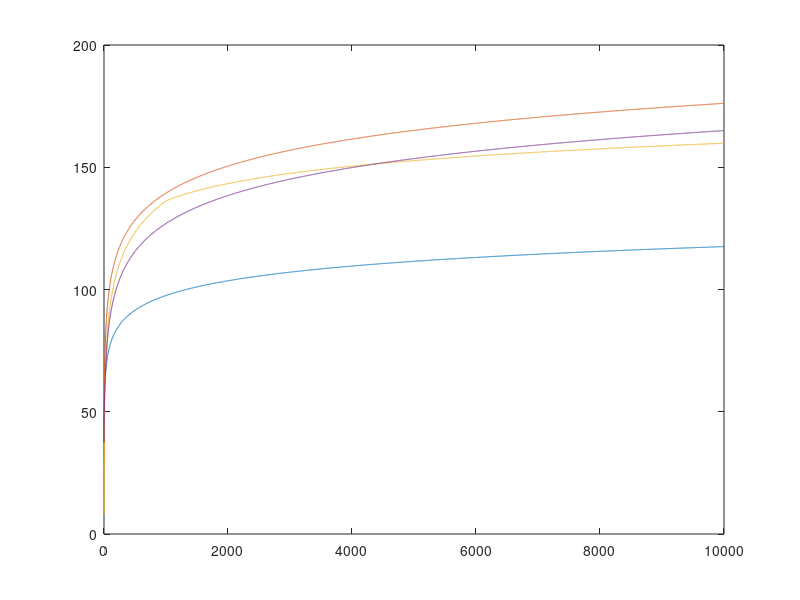

MATLAB code to generate this figure: (Note: this script raises an error after producing the figure.)
P_BS = 46;
P_UE = 24;
sectors_count = 3;

G_BS = 21;
Penetration_loss = 15;
Interfirence_margin = 1;

freq_range = 1.8;  % ГГц
BW_UL = 10e6;
BW_DL = 20e6;

noice_figure_BS = 2.4;
noice_figure_UE = 6;

req_SNIR_DL = 2;
req_SNIR_UL = 4;

mimo_cout = 2;
mimo_gain = 10 * log10(mimo_cout);

Area_S = 100;
Buisnes_Area_S = 4;

Thermal_Noise_UE = -174 + 10 * log10(BW_DL);
Thermal_Noise_BS = -174 + 10 * log10(BW_UL);

RX_sens_BS = Thermal_Noise_BS + noice_figure_BS + req_SNIR_UL;
RX_sens_UE = Thermal_Noise_UE + noice_figure_UE + req_SNIR_DL;

Feeder_loss = 2.9;

% Расчет бюджетов каналов MAPL
MAPL_DL = P_BS - Feeder_loss + G_BS + mimo_gain - Interfirence_margin - Penetration_loss - RX_sens_UE;
MAPL_UL = P_UE - Feeder_loss + G_BS + mimo_gain - Interfirence_margin - Penetration_loss - RX_sens_BS;

fprintf("Thermal_Noise_BS = %f \t Thermal_Noise_UE = %f\n", Thermal_Noise_BS, Thermal_Noise_UE);
fprintf("RX_sens_BS = %f \t RX_sens_UE = %f\n", RX_sens_BS, RX_sens_UE);
fprintf("MAPL_DL = %f \t MAPL_UL = %f\n", MAPL_DL, MAPL_UL);

%% Модели потерь радиосигнала
distance = linspace(1, 10000, 10000);
figure('Name', 'Сравнение моделей');
% FSPM
lambda = 3e8 / (freq_range * 1e9);
PL_FSPM = @(d) 20 * log10((4 * pi * d) / lambda);
FSPM = PL_FSPM(distance);
plot(distance, FSPM);
hold on;

% UMiNLOS
PL_UMiNLOS = @(d) 26 * log10(freq_range) + 22.7 + 36.7 * log10(d);
UM = PL_UMiNLOS(distance);
plot(distance, UM);
hold on;

% COST 231 Hata
freq_MHz = 1800;
hBS = 30;
hms = 1.5;
d_km = distance / 1000;

A = 46.3;
B = 33.9;
a_hms = 3.2 * (log10(11.75 * hms))^2 - 4.97;

s_ge1 = 44.9 - 6.55 * log10(freq_MHz);
s_lt1 = (47.88 + 13.9 * log10(freq_MHz) - 13.9 * log10(hBS)) / log10(50);
s = zeros(size(d_km));
s(d_km >= 1) = s_ge1;
s(d_km < 1)  = s_lt1;

L_clutter = 0;

PL_Hata = A + B * log10(freq_MHz) - 13.82 * log10(hBS) - a_hms + s .* log10(d_km) + L_clutter;
plot(distance, PL_Hata);
hold on;

% 4. Walfish-Ikegami
h = 15; % Высота зданий
w = 20; % Ширина улиц
b = 40; % Расстояние между зданиями
varphi = 60; % Угол между направлением распространения сигнала и улицей

L0 = 32.44 + 20 * log10(freq_MHz) + 20 * log10(d_km);

L2 = -16.9 - 10 * log10(w) + 10 * log10(freq_MHz) + 20 * log10(h - hms);
if varphi >= 0 && varphi < 35
    L2 = L2 - 10 + 0.354 * varphi;
elseif varphi >= 35 && varphi < 55
    L2 = L2 + 2.5 + 0.075 * varphi;
elseif varphi >= 55 && varphi <= 90
    L2 = L2 + 4.0 - 0.114 * varphi;
end

if hBS > h
    ka = 54;
    kd = 18;
    L11 = -18 * log10(1 + hBS - h);
else
    L11 = 0;
    ka = zeros(size(d_km));
    ka(d_km > 0.5)  = 54 - 0.8 * (hBS - h);
    ka(d_km <= 0.5) = 54 - 0.8 * (hBS - h) * (d_km(d_km <= 0.5) / 0.5);
    kd = 18 - 15 * (hBS - h) / h;
end

kf = -4 + 0.7 * (freq_MHz / 925 - 1);
L1 = L11 + ka + kd .* log10(d_km) + kf * log10(freq_MHz) - 9 * log10(b);

PL_Walfish = L0 + L1 + L2;
PL_Walfish(L1 + L2 <= 0) = L0(L1 + L2 <= 0);
plot(distance, PL_Walfish);
hold on;

% Построение линий MAPL и настройка графика

yline(MAPL_UL, '--r', 'LineWidth', 1.5, 'DisplayName', 'MAPL UL');
yline(MAPL_DL, '--g', 'LineWidth', 1.5, 'DisplayName', 'MAPL DL');
xlabel('d, м');
ylabel('PL, дБ');
title('Модели потерь сигнала и уровни MAPL');
legend('FSPM', 'UMiNLOS', 'Hata', 'Walfish-Ikegami', 'MAPL UL', 'MAPL DL', 'Location','southeast');
grid on;

%% Определение радиусов и расчет покрытия

% Радиус сот
R_UMiNLOS = 0.45;
R_Hata = 0.6;

fprintf("Радиус по модели UMiNLOS = %.2f км\n", R_UMiNLOS);
fprintf("Радиус по модели COST 231 Hata = %.2f км\n", R_Hata);

% Площадь
S_UMiNLOS = 1.95 * R_UMiNLOS^2;
S_Hata = 1.95 * R_Hata^2;

fprintf("Площадь сайта по модели UMiNLOS = %.4f кв. км\n", S_UMiNLOS);
fprintf("Площадь сайта по модели COST 231 Hata = %.4f кв. км\n", S_Hata);

% Количество сайтов
N_sites_UMiNLOS = ceil(Buisnes_Area_S / S_UMiNLOS);
N_sites_Hata = ceil(Area_S / S_Hata);

fprintf("Количество сайтов по модели UMiNLOS = %d\n", N_sites_UMiNLOS);
fprintf("Количество сайтов по модели COST 231 Hata = %d\n", N_sites_Hata);

%% Дополнительное задание

BW_range_Hz = logspace(5, 8, 200);
BW_range_MHz = BW_range_Hz / 1e6;

% Тепловой шум и чувствительность приемников
Thermal_Noise_range = -174 + 10 * log10(BW_range_Hz);
RX_sens_BS_range = Thermal_Noise_range + noice_figure_BS + req_SNIR_UL;
RX_sens_UE_range = Thermal_Noise_range + noice_figure_UE + req_SNIR_DL;

% Расчет MAPL для DL и UL
MAPL_DL_BW = P_BS - Feeder_loss + G_BS + mimo_gain - Interfirence_margin - Penetration_loss - RX_sens_UE_range;
MAPL_UL_BW = P_UE - Feeder_loss + G_BS + mimo_gain - Interfirence_margin - Penetration_loss - RX_sens_BS_range;

% Расчет радиуса COST 231 Hata
PL_1km = A + B * log10(freq_MHz) - 13.82 * log10(hBS) - a_hms;

% DL Cell Range (Hata)
R_DL_Hata = zeros(size(MAPL_DL_BW));
idx_lt1_DL = MAPL_DL_BW <= PL_1km;
R_DL_Hata(idx_lt1_DL)  = 10.^((MAPL_DL_BW(idx_lt1_DL) - PL_1km) / s_lt1);
R_DL_Hata(~idx_lt1_DL) = 10.^((MAPL_DL_BW(~idx_lt1_DL) - PL_1km) / s_ge1);

% UL Cell Range (Hata)
R_UL_Hata = zeros(size(MAPL_UL_BW));
idx_lt1_UL = MAPL_UL_BW <= PL_1km;
R_UL_Hata(idx_lt1_UL)  = 10.^((MAPL_UL_BW(idx_lt1_UL) - PL_1km) / s_lt1);
R_UL_Hata(~idx_lt1_UL) = 10.^((MAPL_UL_BW(~idx_lt1_UL) - PL_1km) / s_ge1);

% Расчет радиуса UMiNLOS
const_umi = 26 * log10(freq_range) + 22.7;
R_DL_umi = (10.^((MAPL_DL_BW - const_umi) / 36.7)) / 1000;
R_UL_umi = (10.^((MAPL_UL_BW - const_umi) / 36.7)) / 1000;

% Расчет радиуса FSPM
lambda = 3e8 / (freq_range * 1e9);
R_DL_FSPM = ((lambda / (4 * pi)) * 10.^(MAPL_DL_BW / 20)) / 1000;
R_UL_FSPM = ((lambda / (4 * pi)) * 10.^(MAPL_UL_BW / 20)) / 1000;

% Построение графика зависимости Cell Range от BW
figure('Name', 'Зависимость Cell Range от ширины полосы');
plot(BW_range_MHz, R_DL_Hata, 'g', 'LineWidth', 1.8, 'DisplayName', 'DL (COST 231 Hata)');
hold on;
plot(BW_range_MHz, R_UL_Hata, 'r', 'LineWidth', 1.8, 'DisplayName', 'UL (COST 231 Hata)');
plot(BW_range_MHz, R_DL_umi, '--g', 'LineWidth', 1.4, 'DisplayName', 'DL (UMiNLOS)');
plot(BW_range_MHz, R_UL_umi, '--r', 'LineWidth', 1.4, 'DisplayName', 'UL (UMiNLOS)');
plot(BW_range_MHz, R_DL_FSPM, ':g', 'LineWidth', 1.5, 'DisplayName', 'DL (FSPM)');
plot(BW_range_MHz, R_UL_FSPM, ':r', 'LineWidth', 1.5, 'DisplayName', 'UL (FSPM)');
set(gca, 'XScale', 'log', 'YScale', 'log');
xlabel('BW, МГц');
ylabel('R, км');
title('Зависимость Cell Range в UL и DL от ширины полосы');
legend('Location', 'northeast');
grid on;
